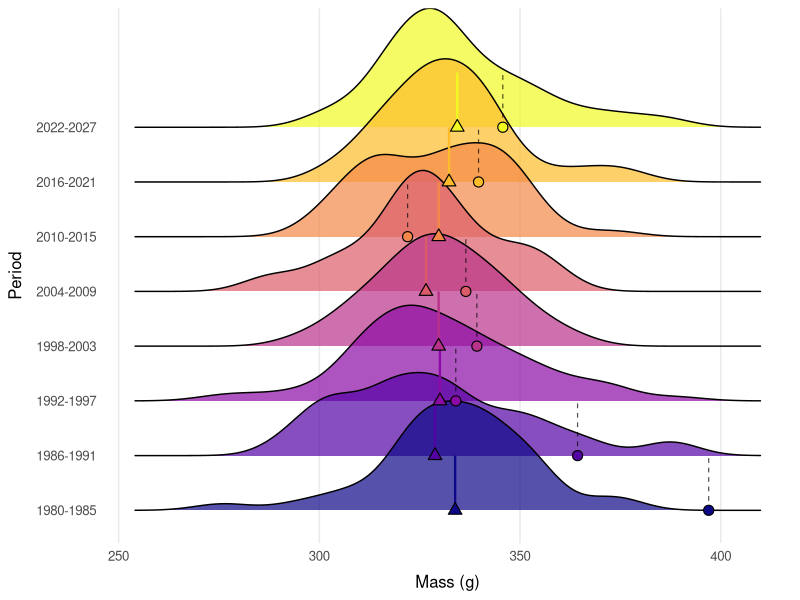
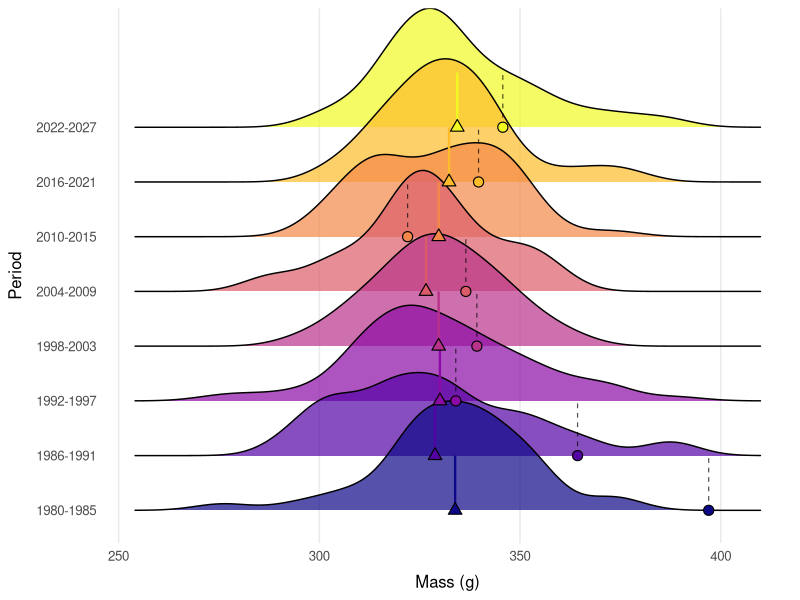

Write R code to recreate these figures, in order.
# COHA Dispersal Ridgeline Plot
# 
# This script generates a single ridgeline plot showing Cooper's Hawk mass
# distributions across 6-year generational periods. The plot includes:
# - Unknown-dispersed bird mass distributions (ridgelines)
# - Wisconsin mean masses (dots with dashed lines)
# - Unknown mean masses (triangles with solid lines)
#
# Author: [Your name]
# Date: February 10, 2026

library(tidyverse)
library(ggridges)
library(ggplot2)

# Load data
data <- read.csv("data/data.csv")

# Create 6-year periods starting from 1980
data <- data %>%
  mutate(
    disp_lower = tolower(dispsersed),
    period = case_when(
      year >= 1980 & year <= 1985 ~ "1980-1985",
      year >= 1986 & year <= 1991 ~ "1986-1991",
      year >= 1992 & year <= 1997 ~ "1992-1997",
      year >= 1998 & year <= 2003 ~ "1998-2003",
      year >= 2004 & year <= 2009 ~ "2004-2009",
      year >= 2010 & year <= 2015 ~ "2010-2015",
      year >= 2016 & year <= 2021 ~ "2016-2021",
      year >= 2022 & year <= 2027 ~ "2022-2027",
      TRUE ~ NA_character_
    )
  )

# Filter for Unknown dispersed birds only (ridgeline)
data_unknown <- data %>%
  filter(dispsersed == "Unknown", !is.na(period))

# Calculate mean mass for each period (for the dots)
# Calculate mean mass for Wisconsin dispersed birds only (mean dots)
period_means <- data %>%
  filter(disp_lower == "wisconsin", !is.na(period)) %>%
  group_by(period) %>%
  summarise(mean_mass = mean(mass, na.rm = TRUE),
            .groups = "drop")

# Calculate mean mass for Unknown dispersed birds only (mean lines)
unknown_means <- data_unknown %>%
  group_by(period) %>%
  summarise(mean_mass = mean(mass, na.rm = TRUE),
            .groups = "drop")

# Convert period to ordered factor for proper plotting
period_levels <- c(
  "1980-1985", "1986-1991", "1992-1997", "1998-2003",
  "2004-2009", "2010-2015", "2016-2021", "2022-2027"
)

data_unknown <- data_unknown %>%
  mutate(period = factor(period, levels = period_levels, ordered = TRUE))

period_means <- period_means %>%
  mutate(period = factor(period, levels = period_levels, ordered = TRUE))

unknown_means <- unknown_means %>%
  mutate(period = factor(period, levels = period_levels, ordered = TRUE))

# Create ridgeline plot
p <- ggplot(data_unknown, aes(x = mass, y = period, fill = period)) +
  geom_density_ridges(alpha = 0.7, scale = 2.25, show.legend = FALSE) +
  # Add Wisconsin mean lines for each period (dashed)
  geom_segment(
    data = period_means,
    aes(x = mean_mass, xend = mean_mass,
        y = as.numeric(period), yend = as.numeric(period) + 1),
    color = "black",
    linetype = "dashed",
    linewidth = 0.4,
    alpha = 0.7
  ) +
  # Add Unknown-dispersed mean lines for each period (solid)
  geom_segment(
    data = unknown_means,
    aes(x = mean_mass, xend = mean_mass,
        y = as.numeric(period), yend = as.numeric(period) + 1,
        color = period),
    linetype = "solid",
    linewidth = 0.8,
    alpha = 1
  ) +
  # Add mean masses as dots colored by period
  geom_point(
    data = period_means,
    aes(x = mean_mass, y = period, fill = period),
    shape = 21,
    size = 3,
    stroke = 0.6,
    color = "black",
    inherit.aes = FALSE
  ) +
  # Add Unknown mean masses as triangles at base
  geom_point(
    data = unknown_means,
    aes(x = mean_mass, y = period, fill = period),
    shape = 24,
    size = 3,
    stroke = 0.6,
    color = "black",
    inherit.aes = FALSE
  ) +
  scale_fill_viridis_d(option = "plasma") +
  scale_color_viridis_d(option = "plasma") +
  labs(
    x = "Mass (g)",
    y = "Period"
  ) +
  theme_minimal(base_size = 12) +
  theme(
    panel.grid.major.y = element_blank(),
    panel.grid.minor = element_blank(),
    axis.title.y = element_text(margin = margin(r = 8)),
    axis.title.x = element_text(margin = margin(t = 8)),
    legend.position = "none"
  )

# Display the plot
print(p)

# Save the plot
ggsave("ridgeline_plot.png", p, width = 10, height = 7, dpi = 300)

# Print summary statistics
cat("\nSummary Statistics by Period:\n")
print(period_means)
